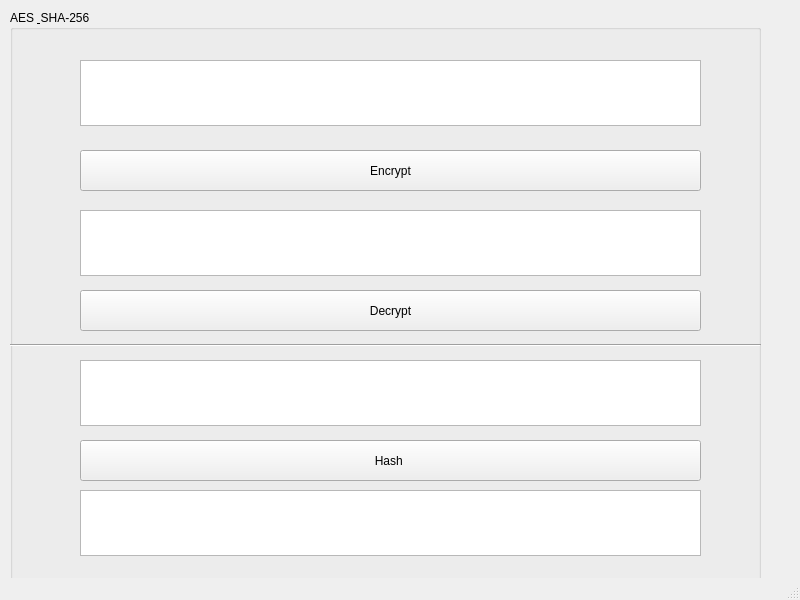
<?xml version="1.0" encoding="UTF-8"?>
<ui version="4.0">
 <class>MainWindow</class>
 <widget class="QMainWindow" name="MainWindow">
  <property name="geometry">
   <rect>
    <x>0</x>
    <y>0</y>
    <width>800</width>
    <height>600</height>
   </rect>
  </property>
  <property name="windowTitle">
   <string>MainWindow</string>
  </property>
  <widget class="QWidget" name="centralwidget">
   <widget class="QGroupBox" name="groupBox">
    <property name="geometry">
     <rect>
      <x>10</x>
      <y>10</y>
      <width>751</width>
      <height>581</height>
     </rect>
    </property>
    <property name="title">
     <string>AES &amp; SHA-256</string>
    </property>
    <widget class="QTextEdit" name="lineEditInput">
     <property name="geometry">
      <rect>
       <x>70</x>
       <y>50</y>
       <width>621</width>
       <height>66</height>
      </rect>
     </property>
    </widget>
    <widget class="QPushButton" name="pushButtonEncrypt">
     <property name="geometry">
      <rect>
       <x>70</x>
       <y>140</y>
       <width>621</width>
       <height>41</height>
      </rect>
     </property>
     <property name="text">
      <string>Encrypt</string>
     </property>
    </widget>
    <widget class="QTextEdit" name="lineEditOutput">
     <property name="geometry">
      <rect>
       <x>70</x>
       <y>200</y>
       <width>621</width>
       <height>66</height>
      </rect>
     </property>
    </widget>
    <widget class="QPushButton" name="pushButtonDecrypt">
     <property name="geometry">
      <rect>
       <x>70</x>
       <y>280</y>
       <width>621</width>
       <height>41</height>
      </rect>
     </property>
     <property name="text">
      <string>Decrypt</string>
     </property>
    </widget>
    <widget class="QTextEdit" name="lineEditHashInput">
     <property name="geometry">
      <rect>
       <x>70</x>
       <y>350</y>
       <width>621</width>
       <height>66</height>
      </rect>
     </property>
    </widget>
    <widget class="QPushButton" name="pushButtonHash">
     <property name="geometry">
      <rect>
       <x>70</x>
       <y>430</y>
       <width>621</width>
       <height>41</height>
      </rect>
     </property>
     <property name="text">
      <string>Hash </string>
     </property>
    </widget>
    <widget class="QTextEdit" name="lineEditHashOutput">
     <property name="geometry">
      <rect>
       <x>70</x>
       <y>480</y>
       <width>621</width>
       <height>66</height>
      </rect>
     </property>
    </widget>
    <widget class="Line" name="Line">
     <property name="geometry">
      <rect>
       <x>0</x>
       <y>305</y>
       <width>751</width>
       <height>61</height>
      </rect>
     </property>
     <property name="orientation">
      <enum>Qt::Orientation::Horizontal</enum>
     </property>
    </widget>
   </widget>
  </widget>
  <widget class="QMenuBar" name="menubar">
   <property name="geometry">
    <rect>
     <x>0</x>
     <y>0</y>
     <width>800</width>
     <height>18</height>
    </rect>
   </property>
  </widget>
  <widget class="QStatusBar" name="statusbar"/>
 </widget>
 <resources/>
 <connections/>
</ui>
